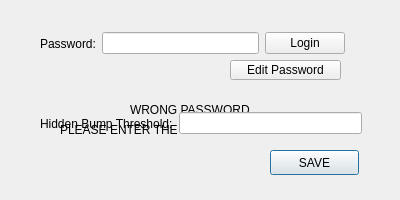
<?xml version="1.0" encoding="UTF-8"?>
<ui version="4.0">
 <class>HiddenBumpDialog</class>
 <widget class="QDialog" name="HiddenBumpDialog">
  <property name="geometry">
   <rect>
    <x>0</x>
    <y>0</y>
    <width>400</width>
    <height>200</height>
   </rect>
  </property>
  <property name="windowTitle">
   <string>Dialog</string>
  </property>
  <widget class="QLabel" name="l_wrongPsw">
   <property name="geometry">
    <rect>
     <x>130</x>
     <y>100</y>
     <width>151</width>
     <height>20</height>
    </rect>
   </property>
   <property name="text">
    <string>WRONG PASSWORD</string>
   </property>
  </widget>
  <widget class="QLabel" name="l_wrongPsw_2">
   <property name="geometry">
    <rect>
     <x>60</x>
     <y>120</y>
     <width>301</width>
     <height>20</height>
    </rect>
   </property>
   <property name="text">
    <string>PLEASE ENTER THE CORRECT  PASSWORD</string>
   </property>
  </widget>
  <widget class="QPushButton" name="pB_saveGeneralBumpTh">
   <property name="geometry">
    <rect>
     <x>270</x>
     <y>150</y>
     <width>89</width>
     <height>25</height>
    </rect>
   </property>
   <property name="text">
    <string>SAVE</string>
   </property>
  </widget>
  <widget class="QWidget" name="layoutWidget">
   <property name="geometry">
    <rect>
     <x>40</x>
     <y>30</y>
     <width>305</width>
     <height>27</height>
    </rect>
   </property>
   <layout class="QHBoxLayout" name="horizontalLayout">
    <item>
     <widget class="QLabel" name="l_password">
      <property name="text">
       <string>Password:</string>
      </property>
     </widget>
    </item>
    <item>
     <widget class="QLineEdit" name="lineEdit"/>
    </item>
    <item>
     <widget class="QPushButton" name="pB_login">
      <property name="text">
       <string>Login</string>
      </property>
     </widget>
    </item>
   </layout>
  </widget>
  <widget class="QWidget" name="layoutWidget">
   <property name="geometry">
    <rect>
     <x>40</x>
     <y>110</y>
     <width>322</width>
     <height>27</height>
    </rect>
   </property>
   <layout class="QHBoxLayout" name="horizontalLayout_2">
    <item>
     <widget class="QLabel" name="l_generalBumpTh">
      <property name="text">
       <string>Hidden Bump Threshold:</string>
      </property>
     </widget>
    </item>
    <item>
     <widget class="QLineEdit" name="lE_generalBumpTh"/>
    </item>
   </layout>
  </widget>
  <widget class="QPushButton" name="pB_EditPassword">
   <property name="geometry">
    <rect>
     <x>230</x>
     <y>60</y>
     <width>111</width>
     <height>20</height>
    </rect>
   </property>
   <property name="text">
    <string>Edit Password</string>
   </property>
  </widget>
 </widget>
 <resources/>
 <connections/>
</ui>
